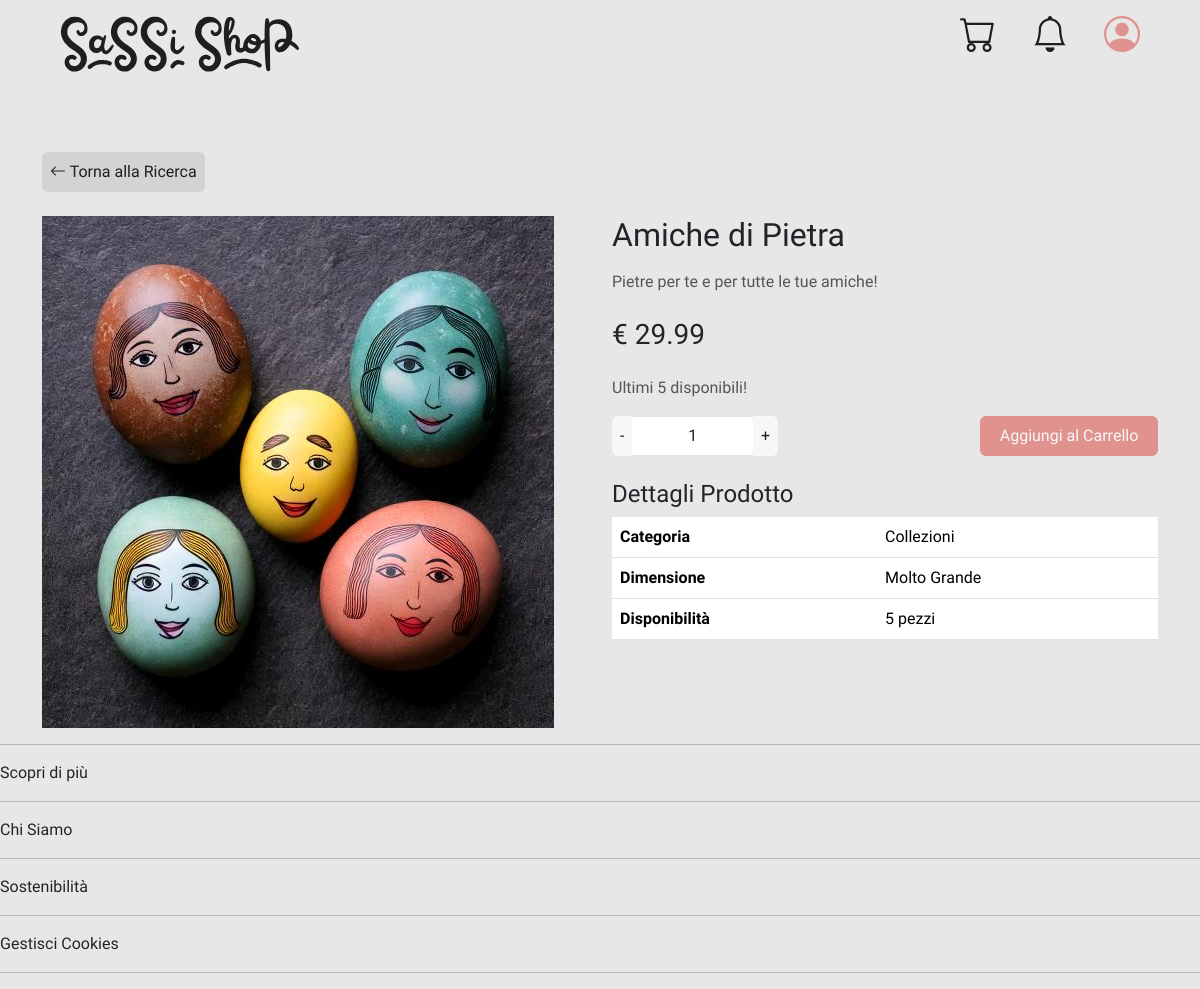
Page /?page=productPage&id=2 on the committed database.
### tables this page shows
CREATE TABLE IF NOT EXISTS Product (
    id INT AUTO_INCREMENT PRIMARY KEY,
    name VARCHAR(127) NOT NULL,
    description TEXT,
    price DECIMAL(10, 2) NOT NULL,
    quantity INT NOT NULL,
    category INT NOT NULL,
    size INT NOT NULL,
    image TEXT DEFAULT "",
    isCollection BOOLEAN DEFAULT FALSE,
    FOREIGN KEY (category) REFERENCES Category(id) ON DELETE RESTRICT,
    FOREIGN KEY (size) REFERENCES Size(id) ON DELETE RESTRICT
);

CREATE TABLE IF NOT EXISTS Category (
    id INT AUTO_INCREMENT PRIMARY KEY,
    name VARCHAR(127) NOT NULL,
    description TEXT
);

CREATE TABLE IF NOT EXISTS Size (
    id INT AUTO_INCREMENT PRIMARY KEY,
    size VARCHAR(50) NOT NULL
);

### db/database.php (called while the page is built, shortened)
<?php
class DatabaseHelper {
    private ?mysqli $db = null;
    private array $configuration;
    public function __construct() {
        $this->configuration = [
            'servername' => 'localhost',
            'username' => 'root',
            'password' => '',
            'database' => 'SassiShop',
            'charset' => 'utf8mb4'
        ];
    }
    private function connect(): void {
        if ($this->db === null) {
            try {
                $this->db = new mysqli(
                    $this->configuration['servername'],
                    $this->configuration['username'],
                    $this->configuration['password'],
                    $this->configuration['database']
                );
                $this->db->set_charset($this->configuration['charset']);
            } catch(Exception $e) {
                throw new Exception("Connection failed: " . $e->getMessage());
            }
        }
    }
    private function execute(string $sql, array $params = []): mysqli_stmt {
        $temp = $this->db->prepare($sql);
        if (!empty($params)) {
            $types = str_repeat('s', count($params));
            $temp->bind_param($types, ...array_values($params));
        }
        if (!$temp->execute()) {
            throw new Exception("Execute failed: " . $temp->error);
        }
        return $temp;
    }
    public function getProductInfo(int $productId): array {
        $sql = "SELECT * FROM Product WHERE id = ?";
        $temp = $this->execute($sql, [$productId]);
        $result = $temp->get_result();
        $product = $result->fetch_assoc() ?: [];
        return $product;
    }
    public function getCategoryName(int $categoryId): string {
        $sql = "SELECT name FROM Category WHERE id = ?";
        $temp = $this->execute($sql, [$categoryId]);
        $result = $temp->get_result();
        $category = $result->fetch_assoc();
        return $category['name'] ?? '';
    }
    public function getSizeName(int $sizeId): string {
        $sql = "SELECT size FROM Size WHERE id = ?";
        $temp = $this->execute($sql, [$sizeId]);
        $result = $temp->get_result();
        $size = $result->fetch_assoc();
        return $size['size'] ?? '';
    }
}
?>

### src/bootstrap.php (called while the page is built, shortened)
<?php
    require_once("../db/database.php");
    require_once("utils/functions.php");
    $dbh = new DatabaseHelper();
?>

### src/utils/functions.php (called while the page is built, shortened)
<?php
    function getProductImage($product){
        return $product["image"];
    }
    function getQuantityAlert(int $quantity) : string {
        if($quantity <= 0) return "Prodotto esaurito!";
        else if($quantity == 1) return "Ultimo disponibile!";
        else if($quantity <= 5) return "Ultimi " . $quantity . " disponibili!";
        return "";
    }
?>

### src/template/productPage.php (the view, shortened to what this page needs)
<?php
$productId = $_GET["id"];
$product = $dbh->getProductInfo($productId);
?>
<div class="container mt-5">
    <div class="row mb-4">
        <div class="col">
            <?php $previousPage = isset($_SERVER['HTTP_REFERER']) ? $_SERVER['HTTP_REFERER'] : '?page=search'; ?>
            <a href="<?php echo $previousPage; ?>" class="btn btn-outline-secondary go-back-search">
                <i class="bi bi-arrow-left"></i> Torna alla Ricerca
            </a>
        </div>
    </div>
    <div class="row">
        <div class="col-md-6">
            <img src=<?php echo getProductImage($product); ?> class="img-fluid" alt="<?php echo $product['name']; ?>">
        </div>
        <div class="col-md-6">
            <h2 class="mb-3"><?php echo $product['name']; ?></h2>
            <p class="text-muted mb-4"><?php echo $product['description']; ?></p>
            <div class="d-flex justify-content-between align-items-center mb-4">
                <h3 class="mb-0">€ <?php echo $product['price']; ?></h3>
            </div>
            <p class="text-muted mb-3">
                <?php echo getQuantityAlert($product['quantity']); ?>
            </p>
            <?php if($product['quantity'] > 0): ?>
                <div class="row align-items-center mb-4">
                    <div class="col-4">
                        <div class="input-group">
                            <button class="btn btn-outline-secondary quantity-remover" type="button">-</button>
                            <input type="number" name="product-quantity" class="form-control text-center" value="1" min="1" max="<?php echo $product['quantity']; ?>">
                            <button class="btn btn-outline-secondary quantity-adder" type="button">+</button>
                        </div>
                    </div>
                    <div class="col-8 text-end">
                        <button class="btn card-purchase-button w-50 add-to-cart"> Aggiungi al Carrello </button>
                    </div>
                </div>
            <?php endif; ?>
            <div class="mt-4">
                <h4>Dettagli Prodotto</h4>
                <table class="table">
                    <tbody>
                        <tr>
                            <th scope="row">Categoria</th>
                            <td><?php echo $dbh->getCategoryName($product['category']); ?></td>
                        </tr>
                        <tr>
                            <th scope="row">Dimensione</th>
                            <td><?php echo $dbh->getSizeName($product['size']); ?></td>
                        </tr>
                        <tr>
                            <th scope="row">Disponibilità</th>
                            <td><?php echo ($product['quantity'] == 1) ? $product['quantity'] . " pezzo" : $product['quantity'] . " pezzi"?></td>
                        </tr>
                    </tbody>
                </table>
            </div>
        </div>
    </div>
</div>

### assets/styles/style.css (style rules this page uses)
:root.light-mode { --background-color: rgba(231, 231, 231, 1); --background-half-color: rgba(211, 211, 211, 1); --text-color: rgba(29, 32, 31, 1); --placeholder-color: rgba(29, 32, 31, 0.625); --primary-color: rgba(223, 146, 142, 1); --primary-hover-color: rgba(227, 160, 156, 1); --secondary-color: rgba(197, 136, 130, 1); --secondary-hover-color: rgba(209, 151, 148, 1); --highlight-color: rgba(234, 210, 172, 1); --highlight-color-hover: rgba(223, 194, 155, 1); --controls-background-color: rgba(247, 247, 247, 1); --controls-border-color: rgba(204, 204, 204, 1); --controls-hover-color: rgba(250, 250, 250, 1); --controls-disabled-color: rgba(176, 176, 176, 1); --success-color: rgba(76, 175, 80, 1); --success-color-hover: rgba(58, 158, 69, 1); --warning-color: rgba(255, 193, 7, 1); --warning-color-hover: rgba(224, 168, 0, 1); --error-color: rgba(244, 67, 54, 1); --error-color-hover: rgba(214, 52, 42, 1); --info-color: rgba(33, 150, 243, 1); --info-color-hover: rgba(30, 135, 226, 1); }
* { transition: all 0.3s ease; }
body { margin: 0; padding: 0; background-color: var(--background-color); font-family: 'Istok Web'; }
.quantity-remover, .quantity-adder { background-color: var(--controls-background-color) !important; border: none; color: var(--text-color); font-size: 1rem; padding: 0.5rem; }
.add-to-cart { background-color: var(--primary-color); color: var(--controls-background-color); padding: 0.5rem; border: none; }
.go-back-search { background-color: var(--background-half-color); color: var(--text-color) !important; border-color: "transparent" !important; padding: 0.5rem; border: none; }

### rows in the picture
product: image (picture), name "Amiche di Pietra", description "Pietre per te e per tutte le tue amiche!", price "29.99", quantity "Ultimi 5 disponibili!", category.name "Collezioni", size.size "Molto Grande", quantity "5"
